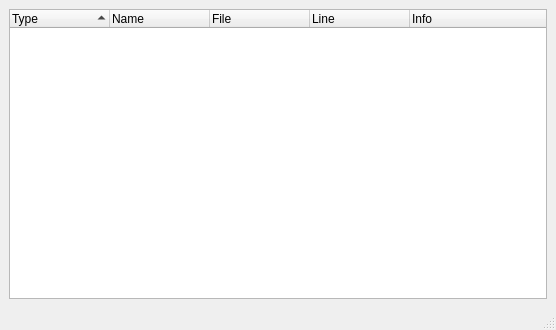
<?xml version="1.0" encoding="UTF-8"?>
<ui version="4.0">
 <class>MainWindow</class>
 <widget class="QMainWindow" name="MainWindow">
  <property name="geometry">
   <rect>
    <x>0</x>
    <y>0</y>
    <width>556</width>
    <height>330</height>
   </rect>
  </property>
  <property name="windowTitle">
   <string>Test Parser</string>
  </property>
  <property name="documentMode">
   <bool>false</bool>
  </property>
  <widget class="QWidget" name="centralwidget">
   <layout class="QVBoxLayout" name="verticalLayout">
    <item>
     <widget class="QTreeWidget" name="treeWidget">
      <property name="autoFillBackground">
       <bool>true</bool>
      </property>
      <property name="verticalScrollBarPolicy">
       <enum>Qt::ScrollBarAsNeeded</enum>
      </property>
      <property name="horizontalScrollBarPolicy">
       <enum>Qt::ScrollBarAsNeeded</enum>
      </property>
      <property name="sortingEnabled">
       <bool>true</bool>
      </property>
      <property name="wordWrap">
       <bool>false</bool>
      </property>
      <attribute name="headerVisible">
       <bool>true</bool>
      </attribute>
      <attribute name="headerCascadingSectionResizes">
       <bool>false</bool>
      </attribute>
      <column>
       <property name="text">
        <string>Type</string>
       </property>
      </column>
      <column>
       <property name="text">
        <string>Name</string>
       </property>
      </column>
      <column>
       <property name="text">
        <string>File</string>
       </property>
      </column>
      <column>
       <property name="text">
        <string>Line</string>
       </property>
      </column>
      <column>
       <property name="text">
        <string>Info</string>
       </property>
      </column>
     </widget>
    </item>
   </layout>
  </widget>
  <widget class="QMenuBar" name="menubar">
   <property name="geometry">
    <rect>
     <x>0</x>
     <y>0</y>
     <width>556</width>
     <height>25</height>
    </rect>
   </property>
  </widget>
  <widget class="QStatusBar" name="statusbar"/>
  <action name="action_About">
   <property name="text">
    <string>&amp;About</string>
   </property>
  </action>
  <action name="action_Run">
   <property name="text">
    <string>&amp;Run</string>
   </property>
  </action>
  <action name="action_Open">
   <property name="text">
    <string>&amp;Open</string>
   </property>
  </action>
  <action name="action_Quit">
   <property name="text">
    <string>&amp;Quit</string>
   </property>
  </action>
  <action name="actionSet_Runner">
   <property name="text">
    <string>&amp;Set Runner</string>
   </property>
  </action>
  <action name="actionScript">
   <property name="text">
    <string>Script...</string>
   </property>
  </action>
 </widget>
 <resources/>
 <connections/>
</ui>
